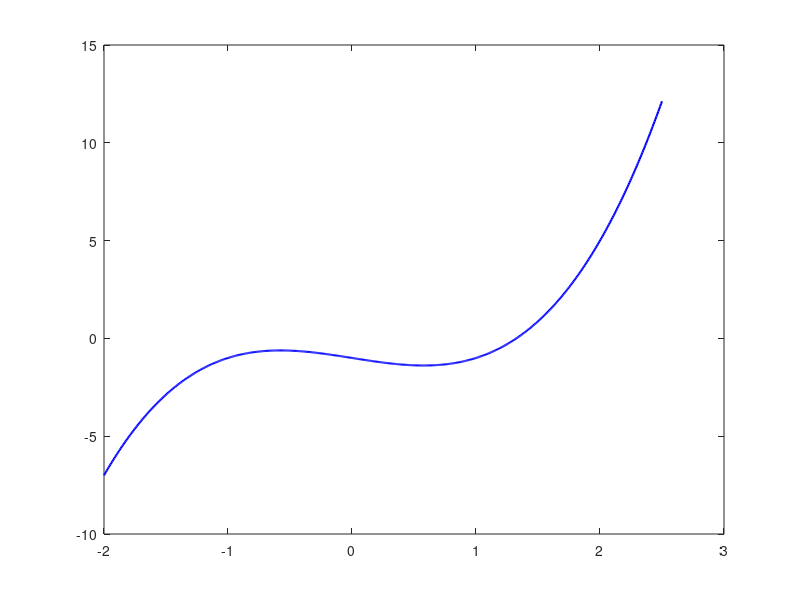

Recreate this plot in MATLAB. (Note: this script raises an error after producing the figure.)
clc;
clear;
close all;

f = @(x) x.^3 - x - 1;

x_l = 1;
x_u = 2;
es = 0.001;
max_iter = 100;

fprintf('Equation: x^3 - x - 1 = 0\n');
fprintf('f(x) = x^3 - x - 1\n\n');

fprintf('f(1) = %.6f\n', f(1));
fprintf('f(2) = %.6f\n', f(2));
fprintf('Since f(1)*f(2) < 0, choose x_l = 1 and x_u = 2.\n\n');

% Graph
x = linspace(-2, 2.5, 600);
y = f(x);

figure;
plot(x, y, 'b', 'LineWidth', 1.5);
hold on;
yline(0, 'k');
xline(0, 'k');
plot([1 2], [f(1) f(2)], 'ro', 'MarkerFaceColor', 'r');
grid on;
xlabel('x');
ylabel('f(x)');
title('Graph of f(x) = x^3 - x - 1');
legend('f(x)', 'x-axis', 'y-axis', 'Initial guesses');

if f(x_l)*f(x_u) > 0
    error('Invalid interval: f(x_l) and f(x_u) must have opposite signs.');
end

fprintf('False position iteration table:\n');
fprintf('iter       x_l       x_u       x_r       f(x_r)      ea(%%)\n');

old_xr = NaN;

for iter = 1:max_iter
    f_l = f(x_l);
    f_u = f(x_u);

    x_r = (x_u*f_l - x_l*f_u)/(f_l - f_u);
    f_r = f(x_r);

    if isnan(old_xr)
        fprintf('%4d  %8.5f  %8.5f  %8.5f  %10.5f       ---\n', ...
            iter, x_l, x_u, x_r, f_r);
    else
        ea = abs((x_r - old_xr)/x_r)*100;
        fprintf('%4d  %8.5f  %8.5f  %8.5f  %10.5f  %8.5f\n', ...
            iter, x_l, x_u, x_r, f_r, ea);

        if ea <= es
            break;
        end
    end

    if f_l*f_r > 0
        x_l = x_r;
    else
        x_u = x_r;
    end

    old_xr = x_r;
end

fprintf('\nAll real roots:\n');
fprintf('%.6f\n', x_r);
